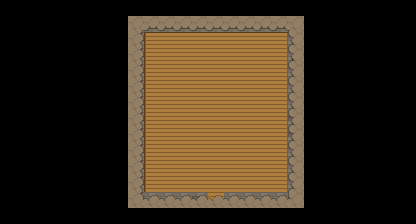

This game map was drawn from its Tiled (.tmx) file and the tilesets committed beside it. A one-line description and the full map source follow:
An orthogonal 26x14 tile map with 16x16 px tiles, 2 tile layers (Ground0, Ground1), 2 hidden layers not drawn, 5 tilesets and 10 objects.

<map version="1.10" tiledversion="1.11.0" orientation="orthogonal" renderorder="right-down" width="26" height="14" tilewidth="16" tileheight="16" infinite="0" nextlayerid="11" nextobjectid="52">
 <editorsettings>
  <export target="../../Data/House2_Inside.xml" format="tmx" />
 </editorsettings>
 <properties>
  <property name="IsInside" type="bool" value="true" />
 </properties>
 <tileset firstgid="1" source="../Tilesets/Cave_Tiles.tsx" />
 <tileset firstgid="290" source="../Tilesets/Floors_Tiles.tsx" />
 <tileset firstgid="915" source="../Tilesets/Water_tiles.tsx" />
 <tileset firstgid="1540" source="../Tilesets/Building_Atlas.tsx" />
 <tileset firstgid="1550" source="../Tilesets/Furniture_Atlas.tsx" />
 <layer id="2" name="Ground0" width="26" height="14">
  <data encoding="csv">
0,0,0,0,0,0,0,0,0,0,0,0,0,0,0,0,0,0,0,0,0,0,0,0,0,0,
0,0,0,0,0,0,0,0,333,332,306,306,331,382,357,407,308,331,333,0,0,0,0,0,0,0,
0,0,0,0,0,0,0,0,381,336,337,337,337,337,337,337,337,338,356,0,0,0,0,0,0,0,
0,0,0,0,0,0,0,0,358,386,362,362,362,362,362,362,362,388,308,0,0,0,0,0,0,0,
0,0,0,0,0,0,0,0,332,386,362,362,362,362,362,362,362,388,406,0,0,0,0,0,0,0,
0,0,0,0,0,0,0,0,406,386,362,362,362,362,362,362,362,388,406,0,0,0,0,0,0,0,
0,0,0,0,0,0,0,0,331,386,362,362,362,362,362,362,362,388,381,0,0,0,0,0,0,0,
0,0,0,0,0,0,0,0,308,386,362,362,362,362,362,362,362,388,333,0,0,0,0,0,0,0,
0,0,0,0,0,0,0,0,357,386,362,362,362,362,362,362,362,388,333,0,0,0,0,0,0,0,
0,0,0,0,0,0,0,0,381,386,362,362,362,362,362,362,362,388,406,0,0,0,0,0,0,0,
0,0,0,0,0,0,0,0,383,386,362,362,362,362,362,362,362,388,383,0,0,0,0,0,0,0,
0,0,0,0,0,0,0,0,333,386,387,387,387,387,387,387,387,388,356,0,0,0,0,0,0,0,
0,0,0,0,0,0,0,0,307,407,408,407,357,387,306,306,381,356,408,0,0,0,0,0,0,0,
0,0,0,0,0,0,0,0,0,0,0,0,0,0,0,0,0,0,0,0,0,0,0,0,0,0
</data>
 </layer>
 <layer id="1" name="Ground1" width="26" height="14">
  <data encoding="csv">
0,0,0,0,0,0,0,0,0,0,0,0,0,0,0,0,0,0,0,0,0,0,0,0,0,0,
0,0,0,0,0,0,0,0,296,297,297,297,297,297,297,297,297,297,298,0,0,0,0,0,0,0,
0,0,0,0,0,0,0,0,345,0,0,0,0,0,0,0,0,0,349,0,0,0,0,0,0,0,
0,0,0,0,0,0,0,0,345,0,0,0,0,0,0,0,0,0,349,0,0,0,0,0,0,0,
0,0,0,0,0,0,0,0,345,0,0,0,0,0,0,0,0,0,349,0,0,0,0,0,0,0,
0,0,0,0,0,0,0,0,345,347,347,347,347,347,347,347,347,347,349,0,0,0,0,0,0,0,
0,0,0,0,0,0,0,0,345,347,347,347,347,347,347,347,347,347,349,0,0,0,0,0,0,0,
0,0,0,0,0,0,0,0,345,347,347,347,347,347,347,347,347,347,349,0,0,0,0,0,0,0,
0,0,0,0,0,0,0,0,345,347,347,347,347,347,347,347,347,347,349,0,0,0,0,0,0,0,
0,0,0,0,0,0,0,0,345,0,0,0,0,0,0,0,0,0,349,0,0,0,0,0,0,0,
0,0,0,0,0,0,0,0,345,0,0,0,0,0,0,0,0,0,349,0,0,0,0,0,0,0,
0,0,0,0,0,0,0,0,345,0,0,0,0,0,0,0,0,0,349,0,0,0,0,0,0,0,
0,0,0,0,0,0,0,0,370,397,397,397,397,397,397,397,397,397,374,0,0,0,0,0,0,0,
0,0,0,0,0,0,0,0,0,0,0,0,0,0,0,0,0,0,0,0,0,0,0,0,0,0
</data>
 </layer>
 <layer id="4" name="GroundDecoration0" width="26" height="14" visible="0">
  <data encoding="csv">
0,0,0,0,0,0,0,0,0,0,0,0,0,0,0,0,0,0,0,0,0,0,0,0,0,0,
0,0,0,0,0,0,0,0,0,0,0,0,0,0,0,0,0,0,0,0,0,0,0,0,0,0,
0,0,0,0,0,0,0,0,0,0,0,0,0,0,0,0,0,0,0,0,0,0,0,0,0,0,
0,0,0,0,0,0,0,0,0,0,0,0,0,0,0,0,0,0,0,0,0,0,0,0,0,0,
0,0,0,0,0,0,0,0,0,0,0,0,0,0,0,0,0,0,0,0,0,0,0,0,0,0,
0,0,0,0,0,0,0,0,0,0,0,0,0,0,0,0,0,0,0,0,0,0,0,0,0,0,
0,0,0,0,0,0,0,0,0,0,0,0,0,0,0,0,0,0,0,0,0,0,0,0,0,0,
0,0,0,0,0,0,0,0,0,0,0,0,0,0,0,0,0,0,0,0,0,0,0,0,0,0,
0,0,0,0,0,0,0,0,0,0,0,0,0,0,0,0,0,0,0,0,0,0,0,0,0,0,
0,0,0,0,0,0,0,0,0,0,0,0,0,0,0,0,0,0,0,0,0,0,0,0,0,0,
0,0,0,0,0,0,0,0,0,0,0,0,0,0,0,0,0,0,0,0,0,0,0,0,0,0,
0,0,0,0,0,0,0,0,0,0,0,0,0,0,0,0,0,0,0,0,0,0,0,0,0,0,
0,0,0,0,0,0,0,0,0,0,0,0,0,0,0,0,0,0,0,0,0,0,0,0,0,0,
0,0,0,0,0,0,0,0,0,0,0,0,0,0,0,0,0,0,0,0,0,0,0,0,0,0
</data>
 </layer>
 <layer id="8" name="GroundDecoration1" width="26" height="14" visible="0">
  <data encoding="csv">
0,0,0,0,0,0,0,0,0,0,0,0,0,0,0,0,0,0,0,0,0,0,0,0,0,0,
0,0,0,0,0,0,0,0,0,0,0,0,0,0,0,0,0,0,0,0,0,0,0,0,0,0,
0,0,0,0,0,0,0,0,0,0,0,0,0,0,0,0,0,0,0,0,0,0,0,0,0,0,
0,0,0,0,0,0,0,0,0,0,0,0,0,0,0,0,0,0,0,0,0,0,0,0,0,0,
0,0,0,0,0,0,0,0,0,0,0,0,0,0,0,0,0,0,0,0,0,0,0,0,0,0,
0,0,0,0,0,0,0,0,0,0,0,0,0,0,0,0,0,0,0,0,0,0,0,0,0,0,
0,0,0,0,0,0,0,0,0,0,0,0,0,0,0,0,0,0,0,0,0,0,0,0,0,0,
0,0,0,0,0,0,0,0,0,0,0,0,0,0,0,0,0,0,0,0,0,0,0,0,0,0,
0,0,0,0,0,0,0,0,0,0,0,0,0,0,0,0,0,0,0,0,0,0,0,0,0,0,
0,0,0,0,0,0,0,0,0,0,0,0,0,0,0,0,0,0,0,0,0,0,0,0,0,0,
0,0,0,0,0,0,0,0,0,0,0,0,0,0,0,0,0,0,0,0,0,0,0,0,0,0,
0,0,0,0,0,0,0,0,0,0,0,0,0,0,0,0,0,0,0,0,0,0,0,0,0,0,
0,0,0,0,0,0,0,0,0,0,0,0,0,0,0,0,0,0,0,0,0,0,0,0,0,0,
0,0,0,0,0,0,0,0,0,0,0,0,0,0,0,0,0,0,0,0,0,0,0,0,0,0
</data>
 </layer>
 <objectgroup id="7" name="Objects">
  <object id="28" x="216.42" y="193.177">
   <properties>
    <property name="Type" value="entryPoint" />
    <property name="Value" value="20" />
   </properties>
   <point />
  </object>
  <object id="33" gid="1575" x="176" y="144" width="32" height="32">
   <properties>
    <property name="Type" value="simpleObject" />
   </properties>
  </object>
  <object id="34" gid="1573" x="224" y="128" width="32" height="16">
   <properties>
    <property name="Type" value="simpleObject" />
   </properties>
  </object>
  <object id="51" x="205.955" y="198.682" width="22.2727" height="5.54545">
   <properties>
    <property name="EntryPoint" value="20" />
    <property name="TargetPath" value="Assets/Map/Data/Dunhaven_City.xml" />
    <property name="Type" value="tilemapChanger" />
   </properties>
  </object>
 </objectgroup>
 <objectgroup id="10" name="Collisions">
  <object id="45" x="128" y="32" width="16" height="160" />
  <object id="46" x="144" y="192" width="64" height="16" />
  <object id="47" x="224" y="192" width="64" height="16" />
  <object id="48" x="288" y="32" width="16" height="160" />
  <object id="49" x="144" y="16" width="144" height="16" />
  <object id="50" x="208" y="208" width="16" height="16" />
 </objectgroup>
</map>
